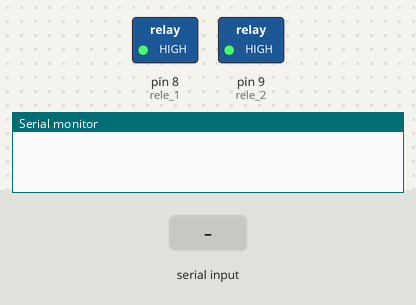
A sketch run on a simulated Arduino Uno, built with avr-gcc and run on an emulated ATmega328P. On the bench: switched loads named in the sketch (green lamp = pin HIGH), the last lines printed to the serial monitor. Inputs (shaded band) come from the test bench.

Above: at 1.2 s.
1.3 s: "Rele01:off\n" received over the second serial link
At 1.9 s:
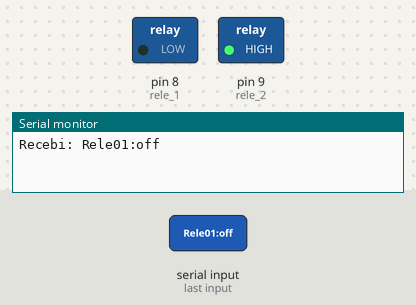
2.9 s: "Rele02:off\n" received over the second serial link
At 4.2 s:
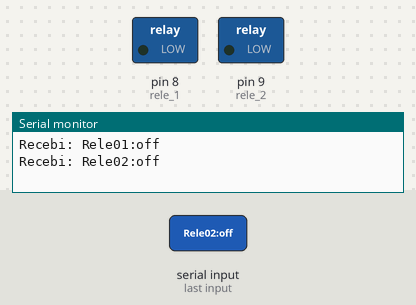
4.5 s: "Rele01:on\n" received over the second serial link
At 5.2 s:
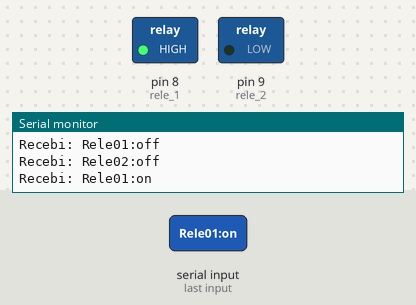
6.1 s: "Rele02:on\n" received over the second serial link
At 7.6 s:
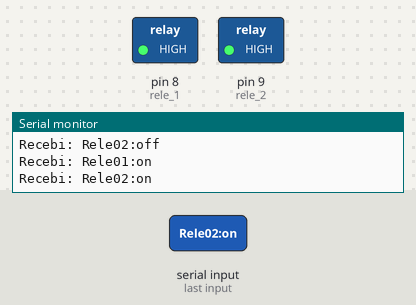
Timing chart, 0 to 8.7 s (numbered marks = the images above; inputs shaded):
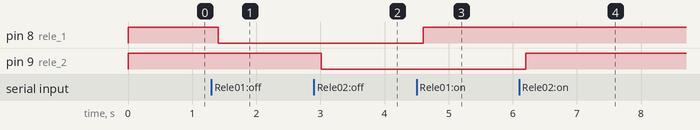

The sketch:

main.ino
```cpp
#include <SoftwareSerial.h>
#define rele_1 8 //INI1 do rele 1
#define rele_2 9 //INI2 do rele 2
SoftwareSerial bluetooth(10, 11); // 10 pino do TX do HC-06, 11 pino RX do HC-06

void setup() {

  bluetooth.begin(9600);
  Serial.begin(9600);

  pinMode(rele_1,OUTPUT);
  pinMode(rele_2,OUTPUT);

  digitalWrite(rele_1,HIGH);
  digitalWrite(rele_2,HIGH);
}

String leStringSerial(){
  String conteudo = "";
  char caractere;

  // Enquanto receber algo pela serial
  while(bluetooth.available()) {
    // Lê byte da serial
    caractere = bluetooth.read();
    // Ignora caractere de quebra de linha
    if (caractere != '\n'){
      // Concatena valores
      conteudo.concat(caractere);
    }
    // Aguarda buffer serial ler próximo caractere
    delay(10);
  }

  Serial.print("Recebi: ");
  Serial.println(conteudo);

  return conteudo;
}

void loop() {
  String dado_recebido;

  if (bluetooth.available()) {

     dado_recebido = leStringSerial();

     if(dado_recebido == "Rele01:on" ){
        digitalWrite(rele_1,HIGH);
     }
     if(dado_recebido == "Rele01:off" ){
        digitalWrite(rele_1,LOW);
     }

     if(dado_recebido == "Rele02:on" ){
        digitalWrite(rele_2,HIGH);
     }
     if(dado_recebido == "Rele02:off" ){
        digitalWrite(rele_2,LOW);
     }
  }
}
```

Measured:
- after the input at 1.3 s, pin 8 (rele_1): HIGH → LOW after 0.11 s
- after the input at 2.9 s, pin 9 (rele_2): HIGH → LOW after 0.11 s
- after the input at 4.5 s, pin 8 (rele_1): LOW → HIGH after 0.10 s
- after the input at 6.1 s, pin 9 (rele_2): LOW → HIGH after 0.10 s
